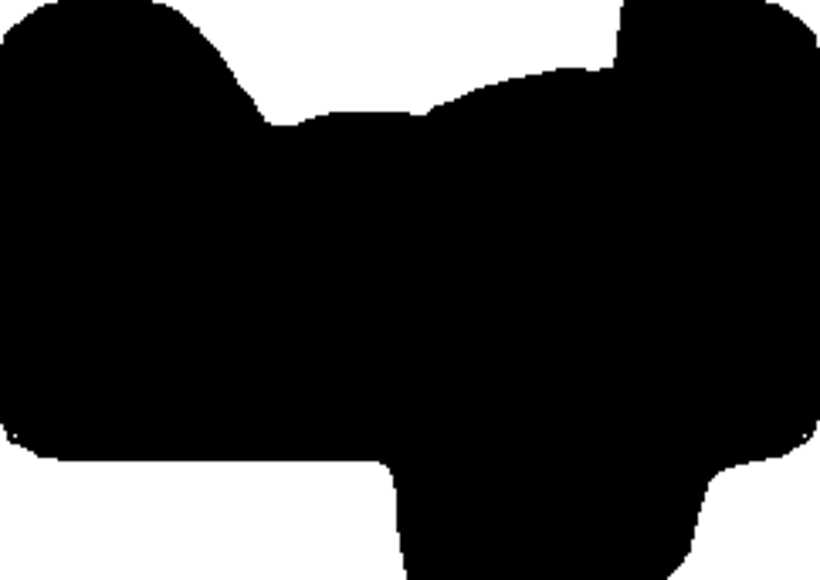
#> input picture 6层9道直焊仿真截面图/resized_images/p4-2.bmp, 820 x 580 px, found by its file name
$ jupyter execute p4-2_fitting.ipynb
#> lines starting #> are read from the running program, lines starting #| are printed output that depends on the picture; long printed decimals are rounded
[cell 1]
# 拟合并且保存图片
import csv
import cv2
import numpy as np
import matplotlib.pyplot as plt
from scipy.optimize import curve_fit
from matplotlib.patches import Circle
import os
# from scipy.optimize import curve_fit

def circle(x, cx, cy, r):
    return np.sqrt(r**2 - (x - cx)**2) + cy

# 读取黑白图片
filename = 'p4-2.bmp'
folder_path = './resized_images/'
# os.path.join(output_path, 'fitted_'+filename)
image = cv2.imread(os.path.join(folder_path, filename), cv2.IMREAD_GRAYSCALE)
#> image is the input picture: shape (580, 820); min 0, max 255, mean 56.1
# image = cv2.imread('./cropped/cropped_p2-1_0015.bmp', cv2.IMREAD_GRAYSCALE)
width, length = image.shape
print(length)
#| 820

# 定义特定区域的边界框 [start_row:end_row, start_col:end_col]

start_row, end_row = 0, 250  # 请根据实际情况调整
start_col, end_col = 265, 390

scale_factor = 820/528

start_row = int(start_row * scale_factor)
end_row = int(end_row * scale_factor)
start_col = int(start_col * scale_factor)
end_col = int(end_col * scale_factor)

# 裁剪图像
cropped_image = image[start_row:end_row, start_col:end_col]
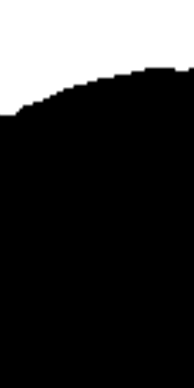
#> cropped_image: shape (388, 194); min 0, max 255, mean 55.7

# 获取裁剪后图像的形状
rows, cols = cropped_image.shape

# 存储每列的第一个黑色点的坐标
first_black_pixels = []

# 遍历每一列
for col in range(cols):
    # 找到当前列中第一个黑色点的行坐标
    black_pixel_row = np.argmax(cropped_image[:, col] == 0)

    # 如果找到了黑色点，则记录坐标
    if black_pixel_row > 0:  # 0 表示未找到黑色点
        # 转换坐标为完整图像坐标
        full_image_row =width - (start_row + black_pixel_row)
        first_black_pixels.append((start_col + col, full_image_row))
#> this loop made 194 passes
#> (black_pixel_row, full_image_row) on passes 1 to 8: (117, 463), (117, 463), (117, 463), (117, 463), (117, 463), (117, 463), (117, 463), (117, 463)
#> after the loop, first_black_pixels = 194 pairs, first value 411 to 604, second value 463 to 510

# 将坐标转换为 NumPy 数组
first_black_pixels = np.array(first_black_pixels)
# print(first_black_pixels)

# 进行圆形拟合
p0 = [np.mean(first_black_pixels[:, 0]), np.mean(first_black_pixels[:, 1]), 150.0]  # 初始猜测值
#> p0 = [507.5, 493.2, 150]
# p0 = [150, 100, 100.0]  # 初始猜测值
params, covariance = curve_fit(circle, first_black_pixels[:, 0], first_black_pixels[:, 1], p0=p0)
#> params = [598.1, 145.8, 363.7]; covariance = [[6.45, -22.06, 22.68], [-22.06, 81.68, -83.49], [22.68, -83.49, 85.39]]
fit_errors = np.sqrt(np.diag(covariance))
#> fit_errors = [2.54, 9.04, 9.24]

# 提取拟合结果
cx, cy, r = params
#> cx = 598.1; cy = 145.8; r = 363.7

# 生成拟合曲线的 x 值范围
fit_x = np.linspace(min(first_black_pixels[:, 0]), max(first_black_pixels[:, 0]), 100)

# 计算拟合曲线的 y 值
fit_y = circle(fit_x, cx, cy, r)
#> fit_y = 100 values, max 509.5 at index 96, min 457.7 at index 0, mean 493.2

# 显示图像
output_path = './fitted/'

output_filename = os.path.join(output_path, 'fitted_'+filename.replace('bmp','jpg'))

plt.imshow(image, cmap='gray')

# 在坐标轴上画出每列的第一个黑色点的位置
plt.scatter(first_black_pixels[:, 0], width-first_black_pixels[:, 1], color='red', s=5)
# 画出拟合圆
# plt.plot(fit_x, fit_y, color='blue')
circle_patch = Circle((cx, width-cy), r, color='green', fill=False)
plt.gca().add_patch(circle_patch)


scale_factor = 41 / length  # 将369像素映射到29mm

# 标记圆心位置
plt.scatter(cx, width-cy, color='green', marker='.')

p1= [3.2, 16.8]
p1_scaled=[0,0]
p1_scaled[0] = (-p1[0]+28)/scale_factor
p1_scaled[1] = width - (p1[1]+6)/scale_factor
print( "焊接位置/mm：", p1[0], p1[1])

print(p1_scaled)
#| [496.0, 124.0]
plt.scatter(p1_scaled[0], p1_scaled[1], color='red', marker='.')

# # 显示图像、黑色像素位置和拟合圆
# plt.axis('equal')
# plt.show()
plt.savefig(output_filename)
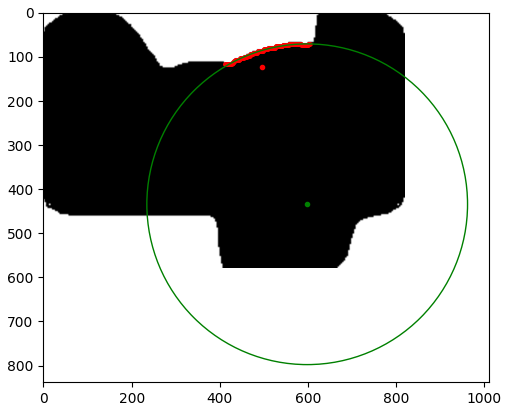
#> figure drawn by matplotlib, 1 panel
print("圆半径",r,"pix")
#| 圆半径 363.674 pix


scaled_first_black_pixels = first_black_pixels * scale_factor
#> scaled_first_black_pixels = 194 pairs, first value 20.55 to 30.2, second value 23.15 to 25.5
# p0_scaled = [175 * scale_factor, 60 * scale_factor, 150.0 * scale_factor]  # 初始猜测值
p0_scaled = [p * scale_factor for p in p0]
#> p0_scaled = [25.38, 24.66, 7.5]
params_scaled, covariance_scaled = curve_fit(circle, scaled_first_black_pixels[:, 0], scaled_first_black_pixels[:, 1], p0=p0_scaled)
#> params_scaled = [29.91, 7.29, 18.18]; covariance_scaled = [[0.0161, -0.0551, 0.0567], [-0.0551, 0.204, -0.209], [0.0567, -0.209, 0.213]]

# 计算标准偏差作为拟合误差的估计
fit_errors_scaled = np.sqrt(np.diag(covariance_scaled))
#> fit_errors_scaled = [0.127, 0.452, 0.462]

print(f"Circle center (cx/pix, cy/pix): ({cx:.3f} ± {fit_errors[0]:.3f}, {580 - cy:.3f} ± {fit_errors[1]:.3f})")
#| Circle center (cx/pix, cy/pix): (598.146 ± 2.540, 434.167 ± 9.037)
print(f"Circle radius (r/pix): {r:.3f} ± {fit_errors[2]:.3f}")
#| Circle radius (r/pix): 363.674 ± 9.241

print(f"Circle center (cx_scaled/mm, cy_scaled/mm): ({28-cx*scale_factor:.3f} ± {fit_errors_scaled[0]:.3f}, {cy*scale_factor-6:.3f} ± {fit_errors_scaled[1]:.3f})")
#| Circle center (cx_scaled/mm, cy_scaled/mm): (-1.907 ± 0.127, 1.292 ± 0.452)
print(f"Circle radius (r_scaled/mm): {r*scale_factor:.3f} ± {fit_errors_scaled[2]:.3f}")
#| Circle radius (r_scaled/mm): 18.184 ± 0.462

print(f"relative error: {100 * fit_errors_scaled[0]/(28-cx*scale_factor):.3f}, {100 * fit_errors_scaled[1]/(cy*scale_factor-6):.3f}, {100 * fit_errors_scaled[2]/(r*scale_factor):.3f}")
#| relative error: -6.658, 34.984, 2.541


# cv2.imwrite(output_filename, image)

[cell 2]
import cv2
import numpy as np
import matplotlib.pyplot as plt
from scipy.optimize import curve_fit
from matplotlib.patches import Circle
# from scipy.optimize import curve_fit

def circle(x, cx, cy, r):
    return np.sqrt(r**2 - (x - cx)**2) + cy

# 读取黑白图片
image = cv2.imread('./ppt_2/p4-2.bmp', cv2.IMREAD_GRAYSCALE)
width, length = image.shape
print(width)
#| 580

# 定义特定区域的边界框 [start_row:end_row, start_col:end_col]

start_row, end_row = 0, 250  # 请根据实际情况调整
start_col, end_col = 265, 390

# imgcrop = image.crop((start_row, start_col, end_row, end_col))
# plt.imshow(imgcrop)
p1= [9.2, 13.8]
# 裁剪图像
cropped_image = image[start_row:end_row, start_col:end_col]
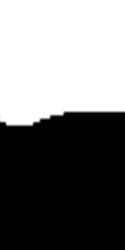
#> cropped_image: shape (250, 125); min 0, max 255, mean 119.2
plt.imshow(cropped_image)

[cell 3]
# 拟合并且保存图片
import csv
import cv2
import numpy as np
import matplotlib.pyplot as plt
from scipy.optimize import curve_fit
from matplotlib.patches import Circle
import os
# from scipy.optimize import curve_fit

def circle(x, cx, cy, r):
    return np.sqrt(r**2 - (x - cx)**2) + cy

# 读取黑白图片
filename = 'p4-2.bmp'
folder_path = './resized_images/'
# os.path.join(output_path, 'fitted_'+filename)
image = cv2.imread(os.path.join(folder_path, filename), cv2.IMREAD_GRAYSCALE)
# image = cv2.imread('./cropped/cropped_p2-1_0015.bmp', cv2.IMREAD_GRAYSCALE)
width, length = image.shape
print(length)
#| 820

# 定义特定区域的边界框 [start_row:end_row, start_col:end_col]
start_row, end_row = 0, 250  # 请根据实际情况调整
start_col, end_col = 280, 395

scale_factor = 820/528

start_row = int(start_row * scale_factor)
end_row = int(end_row * scale_factor)
start_col = int(start_col * scale_factor)
end_col = int(end_col * scale_factor)

# 裁剪图像
cropped_image = image[start_row:end_row, start_col:end_col]
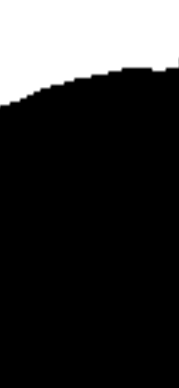
#> cropped_image: shape (388, 179); min 0, max 255, mean 52.7

# 获取裁剪后图像的形状
rows, cols = cropped_image.shape

# 存储每列的第一个黑色点的坐标
first_black_pixels = []

# 遍历每一列
for col in range(cols):
    # 找到当前列中第一个黑色点的行坐标
    black_pixel_row = np.argmax(cropped_image[:, col] == 0)

    # 如果找到了黑色点，则记录坐标
    if black_pixel_row > 0:  # 0 表示未找到黑色点
        # 转换坐标为完整图像坐标
        full_image_row =width - (start_row + black_pixel_row)
        first_black_pixels.append((start_col + col, full_image_row))
#> this loop made 179 passes
#> (black_pixel_row, full_image_row) on passes 1 to 8: (110, 470), (107, 473), (107, 473), (107, 473), (107, 473), (107, 473), (107, 473), (107, 473)
#> after the loop, first_black_pixels = 179 pairs, first value 434 to 612, second value 470 to 510

# 将坐标转换为 NumPy 数组
first_black_pixels = np.array(first_black_pixels)
# print(first_black_pixels)

# 进行圆形拟合
p0 = [np.mean(first_black_pixels[:, 0]), np.mean(first_black_pixels[:, 1])-200, 200.0]  # 初始猜测值
#> p0 = [523, 297.7, 200]
# p0 = [150, 100, 100.0]  # 初始猜测值
params, covariance = curve_fit(circle, first_black_pixels[:, 0], first_black_pixels[:, 1], p0=p0)
#> params = [593.8, 170.7, 338.8]; covariance = [[3.98, -16.03, 16.31], [-16.03, 71.73, -72.57], [16.31, -72.57, 73.45]]
fit_errors = np.sqrt(np.diag(covariance))
#> fit_errors = [1.99, 8.47, 8.57]

# 提取拟合结果
cx, cy, r = params
#> cx = 593.8; cy = 170.7; r = 338.8

# 生成拟合曲线的 x 值范围
fit_x = np.linspace(min(first_black_pixels[:, 0]), max(first_black_pixels[:, 0]), 100)

# 计算拟合曲线的 y 值
fit_y = circle(fit_x, cx, cy, r)
#> fit_y = 100 values, max 509.4 at index 89, min 469.4 at index 0, mean 497.6

# 显示图像
output_path = './fitted/'

output_filename = os.path.join(output_path, 'fitted_'+filename.replace('bmp','jpg'))

plt.imshow(image, cmap='gray')

# 在坐标轴上画出每列的第一个黑色点的位置
plt.scatter(first_black_pixels[:, 0], width-first_black_pixels[:, 1], color='red', s=20)
# 画出拟合圆
# plt.plot(fit_x, fit_y, color='red')
# circle_patch = Circle((cx, width-cy), r, color='green', fill=False)
circle_patch = Circle((cx, width-cy), r, color='green', fill=False, linewidth=3)
plt.gca().add_patch(circle_patch)


scale_factor = 41 / length  # 将369像素映射到29mm

# 标记圆心位置
plt.scatter(cx, width-cy, color='green', marker='.', s=150)

p1= [1, 16.8]
p1_scaled=[0,0]
p1_scaled[0] = (-p1[0]+28)/scale_factor
p1_scaled[1] = width - (p1[1]+6)/scale_factor
print( "焊接位置/mm：", p1[0], p1[1])

print(p1_scaled)
#| [540.0, 124.0]
# plt.scatter(p1_scaled[0], p1_scaled[1], color='red', marker='.', s=100)
# plt.scatter(p1_scaled[0], p1_scaled[1], color='red', marker='o', s=100, edgecolors='black', linewidth=1.5)
circle_patch = Circle((p1_scaled[0], p1_scaled[1]), radius=15, color='red', fill=False)
plt.gca().add_patch(circle_patch)
plt.scatter(p1_scaled[0], p1_scaled[1], color='red', marker='x', s=75)
# plt.axis('off')
# # 显示图像、黑色像素位置和拟合圆
# plt.axis('equal')
# plt.show()
plt.savefig(output_filename)
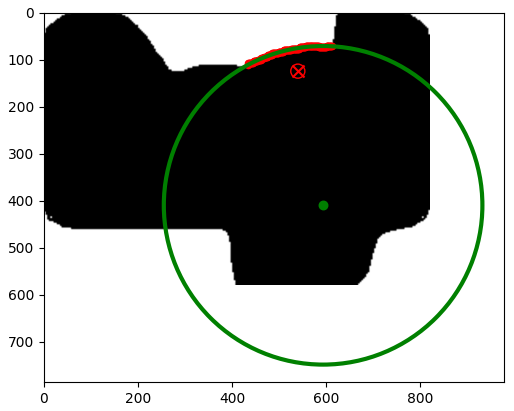
#> figure drawn by matplotlib, 1 panel
print("圆半径",r,"pix")
#| 圆半径 338.753 pix


scaled_first_black_pixels = first_black_pixels * scale_factor
#> scaled_first_black_pixels = 179 pairs, first value 21.7 to 30.6, second value 23.5 to 25.5
# p0_scaled = [175 * scale_factor, 60 * scale_factor, 150.0 * scale_factor]  # 初始猜测值
p0_scaled = [p * scale_factor for p in p0]
#> p0_scaled = [26.15, 14.88, 10]
params_scaled, covariance_scaled = curve_fit(circle, scaled_first_black_pixels[:, 0], scaled_first_black_pixels[:, 1], p0=p0_scaled)
#> params_scaled = [29.69, 8.53, 16.94]; covariance_scaled = [[0.00995, -0.0401, 0.0408], [-0.0401, 0.179, -0.181], [0.0408, -0.181, 0.184]]

# 计算标准偏差作为拟合误差的估计
fit_errors_scaled = np.sqrt(np.diag(covariance_scaled))
#> fit_errors_scaled = [0.0997, 0.423, 0.429]

print(f"Circle center (cx/pix, cy/pix): ({cx:.3f} ± {fit_errors[0]:.3f}, {580 - cy:.3f} ± {fit_errors[1]:.3f})")
#| Circle center (cx/pix, cy/pix): (593.761 ± 1.995, 409.326 ± 8.469)
print(f"Circle radius (r/pix): {r:.3f} ± {fit_errors[2]:.3f}")
#| Circle radius (r/pix): 338.753 ± 8.570

print(f"Circle center (cx_scaled/mm, cy_scaled/mm): ({28-cx*scale_factor:.3f} ± {fit_errors_scaled[0]:.3f}, {cy*scale_factor-6:.3f} ± {fit_errors_scaled[1]:.3f})")
#| Circle center (cx_scaled/mm, cy_scaled/mm): (-1.688 ± 0.100, 2.534 ± 0.423)
print(f"Circle radius (r_scaled/mm): {r*scale_factor:.3f} ± {fit_errors_scaled[2]:.3f}")
#| Circle radius (r_scaled/mm): 16.938 ± 0.429

print(f"relative error: {100 * fit_errors_scaled[0]/(28-cx*scale_factor):.3f}, {100 * fit_errors_scaled[1]/(cy*scale_factor-6):.3f}, {100 * fit_errors_scaled[2]/(r*scale_factor):.3f}")
#| relative error: -5.909, 16.713, 2.530


# cv2.imwrite(output_filename, image)

[cell 4]
import matplotlib.pyplot as plt
plt.rc('font',family='Times New Roman')

plt.rcParams.update({'font.size': 9})
# plt.figure(figsize=(2.1, 2), dpi=300)
# plt.gca().set_aspect('equal', adjustable='box')
fig, axes = plt.subplots(figsize=(2.1, 2), dpi=300)


height, width = image.shape
print(width)  # 打印图像的宽度
#| 820

new_height = height + 71

# 创建一个新的行，填充为255，长度为图像的宽度
new_row = np.ones((71, width)) * 255

# 添加新的行到图像数组的顶部
image = np.vstack((new_row, image))
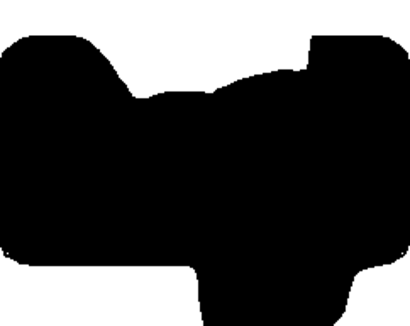
#> image: shape (651, 820) float64 (shown at 1/2 size); min 0, max 255, mean 77.8

# 创建一个新的行，填充为255，长度为图像的宽度
new_row2 = np.ones((710 - height, width)) * 255

# 添加新的行到图像数组的底部
image = np.vstack((image, new_row2))
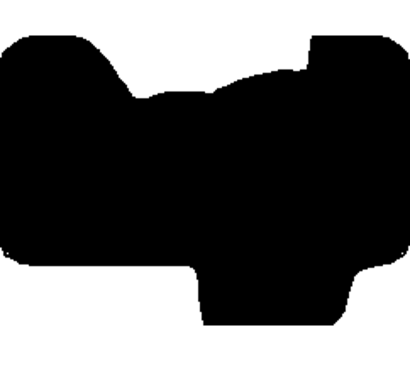
#> image: shape (781, 820) float64 (shown at 1/2 size); min 0, max 255, mean 107.3


plt.imshow(image, cmap='gray')

# 在坐标轴上画出每列的第一个黑色点的位置
plt.scatter(first_black_pixels[:, 0], new_height - first_black_pixels[:, 1], color='red', s=1)
# 画出拟合圆
# plt.plot(fit_x, fit_y, color='red')
# circle_patch = Circle((cx, width-cy), r, color='green', fill=False)
circle_patch = Circle((cx, new_height - cy), r, color='green', fill=False, linewidth=1)
plt.gca().add_patch(circle_patch)


# 画出拟合圆
# plt.plot(fit_x, fit_y, color='blue')
p1_scaled[1] = p1_scaled[1] +71

circle_patch = Circle((p1_scaled[0], p1_scaled[1]), radius=15, color='red', fill=False, linewidth=0.5)
plt.gca().add_patch(circle_patch)

plt.scatter(p1_scaled[0], p1_scaled[1], color='red', marker='x', s=7, linewidth=0.5)


predicted_y = circle(first_black_pixels[:, 0], *params)
#> predicted_y = 179 values, max 509.4 at index 160, min 469.4 at index 0, mean 497.7

# 计算拟合误差
y_loss = np.sqrt(np.mean((first_black_pixels[:, 1] - predicted_y)**2))
#> y_loss = 1.34
print('y_loss:', y_loss)
#| y_loss: 1.336

r_squared = 1 - (np.sum((first_black_pixels[:, 1] - circle(first_black_pixels[:, 0], *params))**2) / np.sum((first_black_pixels[:, 1] - np.mean(first_black_pixels[:, 1]))**2))
#> r_squared = 0.988
print('r_squared:', r_squared)
#| r_squared: 0.9877

# 标记圆心位置
plt.scatter(cx, new_height - cy, color='green', marker='.', s=5,)
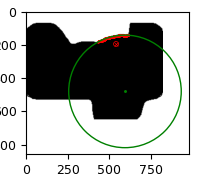
#> figure drawn by matplotlib, 1 panel
